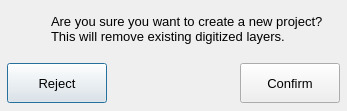
<?xml version="1.0" encoding="UTF-8"?>
<ui version="4.0">
 <class>Confirmation</class>
 <widget class="QDialog" name="Confirmation">
  <property name="geometry">
   <rect>
    <x>0</x>
    <y>0</y>
    <width>347</width>
    <height>111</height>
   </rect>
  </property>
  <property name="windowTitle">
   <string>Confirmation</string>
  </property>
  <property name="windowIcon">
   <iconset>
    <normaloff>icons/icon.png</normaloff>icons/icon.png</iconset>
  </property>
  <layout class="QGridLayout" name="gridLayout">
   <property name="leftMargin">
    <number>5</number>
   </property>
   <property name="topMargin">
    <number>5</number>
   </property>
   <property name="rightMargin">
    <number>5</number>
   </property>
   <property name="bottomMargin">
    <number>5</number>
   </property>
   <item row="2" column="0">
    <widget class="QFrame" name="frame_2">
     <property name="minimumSize">
      <size>
       <width>0</width>
       <height>45</height>
      </size>
     </property>
     <property name="maximumSize">
      <size>
       <width>16777215</width>
       <height>45</height>
      </size>
     </property>
     <property name="frameShape">
      <enum>QFrame::NoFrame</enum>
     </property>
     <property name="frameShadow">
      <enum>QFrame::Raised</enum>
     </property>
     <layout class="QHBoxLayout" name="horizontalLayout_2">
      <property name="leftMargin">
       <number>2</number>
      </property>
      <property name="topMargin">
       <number>2</number>
      </property>
      <property name="rightMargin">
       <number>2</number>
      </property>
      <property name="bottomMargin">
       <number>2</number>
      </property>
      <item>
       <widget class="QPushButton" name="rejectPushButton">
        <property name="minimumSize">
         <size>
          <width>100</width>
          <height>40</height>
         </size>
        </property>
        <property name="maximumSize">
         <size>
          <width>100</width>
          <height>40</height>
         </size>
        </property>
        <property name="font">
         <font>
          <pointsize>10</pointsize>
         </font>
        </property>
        <property name="text">
         <string>Reject</string>
        </property>
       </widget>
      </item>
      <item>
       <spacer name="horizontalSpacer">
        <property name="orientation">
         <enum>Qt::Horizontal</enum>
        </property>
        <property name="sizeHint" stdset="0">
         <size>
          <width>40</width>
          <height>20</height>
         </size>
        </property>
       </spacer>
      </item>
      <item>
       <widget class="QPushButton" name="confirmPushButton">
        <property name="minimumSize">
         <size>
          <width>100</width>
          <height>40</height>
         </size>
        </property>
        <property name="maximumSize">
         <size>
          <width>100</width>
          <height>40</height>
         </size>
        </property>
        <property name="font">
         <font>
          <pointsize>10</pointsize>
         </font>
        </property>
        <property name="text">
         <string>Confirm</string>
        </property>
       </widget>
      </item>
     </layout>
    </widget>
   </item>
   <item row="1" column="0">
    <widget class="QFrame" name="frame">
     <property name="minimumSize">
      <size>
       <width>0</width>
       <height>50</height>
      </size>
     </property>
     <property name="maximumSize">
      <size>
       <width>16777215</width>
       <height>50</height>
      </size>
     </property>
     <property name="frameShape">
      <enum>QFrame::NoFrame</enum>
     </property>
     <property name="frameShadow">
      <enum>QFrame::Raised</enum>
     </property>
     <layout class="QHBoxLayout" name="horizontalLayout">
      <property name="leftMargin">
       <number>10</number>
      </property>
      <property name="topMargin">
       <number>1</number>
      </property>
      <property name="rightMargin">
       <number>1</number>
      </property>
      <property name="bottomMargin">
       <number>1</number>
      </property>
      <item>
       <widget class="QLabel" name="label">
        <property name="minimumSize">
         <size>
          <width>30</width>
          <height>30</height>
         </size>
        </property>
        <property name="maximumSize">
         <size>
          <width>30</width>
          <height>30</height>
         </size>
        </property>
        <property name="text">
         <string/>
        </property>
        <property name="pixmap">
         <pixmap>icons/buttons/circle-question-solid.svg</pixmap>
        </property>
        <property name="scaledContents">
         <bool>true</bool>
        </property>
       </widget>
      </item>
      <item>
       <widget class="QLabel" name="txtLabel">
        <property name="minimumSize">
         <size>
          <width>0</width>
          <height>45</height>
         </size>
        </property>
        <property name="maximumSize">
         <size>
          <width>16777215</width>
          <height>45</height>
         </size>
        </property>
        <property name="font">
         <font>
          <pointsize>10</pointsize>
         </font>
        </property>
        <property name="text">
         <string>&lt;html&gt;&lt;head/&gt;&lt;body&gt;&lt;p&gt;Are you sure you want to create a new project?&lt;br/&gt;This will remove existing digitized layers.&lt;/p&gt;&lt;/body&gt;&lt;/html&gt;</string>
        </property>
       </widget>
      </item>
     </layout>
    </widget>
   </item>
  </layout>
 </widget>
 <resources/>
 <connections/>
</ui>
